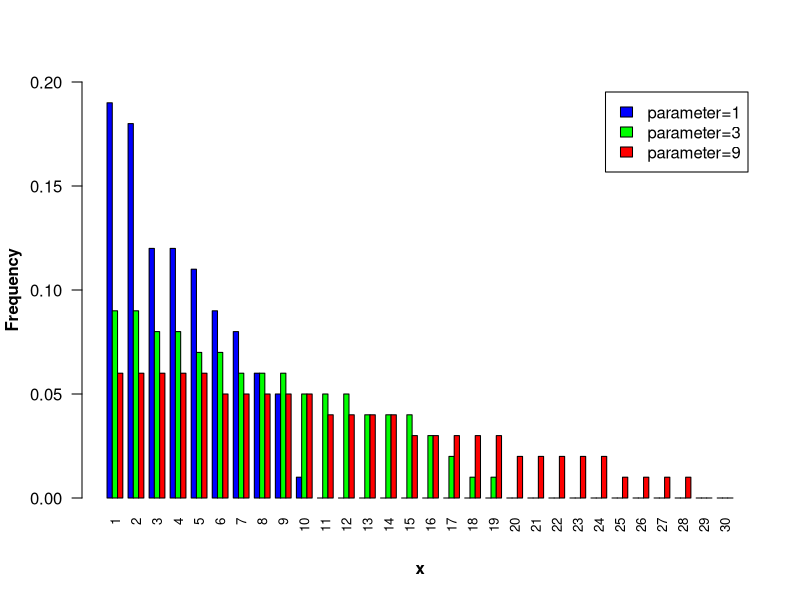

Generate this figure with R:



# Lets generate some artificial data
nr = 3

vlen   = c(NULL)
mylist = list(NULL)

for( i in 1:nr){
 vv         = sample( 1:30, 10*i ) 
 mylist[[i]]= round(vv/sum(vv), 2)
 vlen[i]    = length(vv)
}




# Lets organize the data
mylist2 = list(NULL)
mymat = matrix(0,nrow=nr, ncol=max(vlen) )
for( i in 1:nr){
 vv = mylist[[i]]

 vnew = rep(0, max(vlen) )
 vnew[ 1:length(vv) ] = vv
 
 mylist2[[i]] = rev(sort(vnew))
}

mymat <- t( as.matrix(as.data.frame(mylist2))  )


deg             = 1:max(vlen)
colnames(mymat) = deg
rownames(mymat) = sprintf("parameter=%d",c(1,3,9) )





# Now lets plot
png('barplot-grouped.png')

# grouped barplot
vcol = rev(rainbow(nr))
barplot(mymat, col=vcol ,border="black",  ylim=c(0,round(max(mymat),1) ), font.axis=1, beside=T, 
  legend=rownames(mymat), xlab="x", ylab="Frequency", font.lab=2, cex.names=0.8, names=deg, las=2 )


dev.off()
